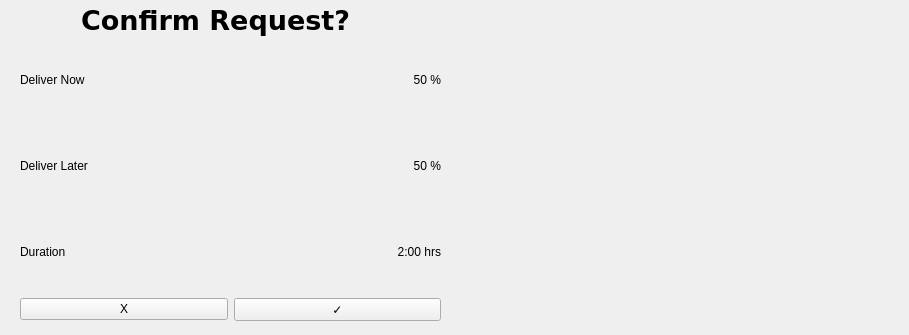
<?xml version="1.0" encoding="UTF-8"?>
<ui version="4.0">
 <class>ConfirmExtendedBolusScreen</class>
 <widget class="QWidget" name="ConfirmExtendedBolusScreen">
  <property name="geometry">
   <rect>
    <x>0</x>
    <y>0</y>
    <width>909</width>
    <height>335</height>
   </rect>
  </property>
  <property name="windowTitle">
   <string>Form</string>
  </property>
  <widget class="QLabel" name="labelTitle">
   <property name="geometry">
    <rect>
     <x>0</x>
     <y>0</y>
     <width>431</width>
     <height>41</height>
    </rect>
   </property>
   <property name="font">
    <font>
     <family>DejaVu Sans</family>
     <pointsize>20</pointsize>
     <weight>75</weight>
     <bold>true</bold>
    </font>
   </property>
   <property name="text">
    <string>Confirm Request?</string>
   </property>
   <property name="alignment">
    <set>Qt::AlignCenter</set>
   </property>
  </widget>
  <widget class="QWidget" name="gridLayoutWidget">
   <property name="geometry">
    <rect>
     <x>0</x>
     <y>40</y>
     <width>461</width>
     <height>281</height>
    </rect>
   </property>
   <layout class="QGridLayout" name="gridLayout">
    <item row="0" column="2">
     <widget class="QLabel" name="labelDeliverNow">
      <property name="text">
       <string>50 %</string>
      </property>
      <property name="alignment">
       <set>Qt::AlignRight|Qt::AlignTrailing|Qt::AlignVCenter</set>
      </property>
     </widget>
    </item>
    <item row="0" column="0" rowspan="3">
     <spacer name="verticalSpacer">
      <property name="orientation">
       <enum>Qt::Vertical</enum>
      </property>
      <property name="sizeHint" stdset="0">
       <size>
        <width>20</width>
        <height>40</height>
       </size>
      </property>
     </spacer>
    </item>
    <item row="0" column="3" rowspan="3">
     <spacer name="verticalSpacer_2">
      <property name="orientation">
       <enum>Qt::Vertical</enum>
      </property>
      <property name="sizeHint" stdset="0">
       <size>
        <width>20</width>
        <height>40</height>
       </size>
      </property>
     </spacer>
    </item>
    <item row="1" column="1">
     <widget class="QLabel" name="label_4">
      <property name="text">
       <string>Deliver Later</string>
      </property>
     </widget>
    </item>
    <item row="0" column="1">
     <widget class="QLabel" name="label_2">
      <property name="text">
       <string>Deliver Now</string>
      </property>
     </widget>
    </item>
    <item row="2" column="1">
     <widget class="QLabel" name="label_6">
      <property name="text">
       <string>Duration</string>
      </property>
     </widget>
    </item>
    <item row="2" column="2">
     <widget class="QLabel" name="labelDuration">
      <property name="text">
       <string>2:00 hrs</string>
      </property>
      <property name="alignment">
       <set>Qt::AlignRight|Qt::AlignTrailing|Qt::AlignVCenter</set>
      </property>
     </widget>
    </item>
    <item row="3" column="1">
     <widget class="QPushButton" name="cancelButton">
      <property name="text">
       <string>X</string>
      </property>
     </widget>
    </item>
    <item row="3" column="2">
     <widget class="QPushButton" name="confirmButton">
      <property name="text">
       <string>✓</string>
      </property>
     </widget>
    </item>
    <item row="1" column="2">
     <widget class="QLabel" name="labelDeliverLater">
      <property name="text">
       <string>50 %</string>
      </property>
      <property name="alignment">
       <set>Qt::AlignRight|Qt::AlignTrailing|Qt::AlignVCenter</set>
      </property>
     </widget>
    </item>
   </layout>
  </widget>
 </widget>
 <resources/>
 <connections/>
</ui>
